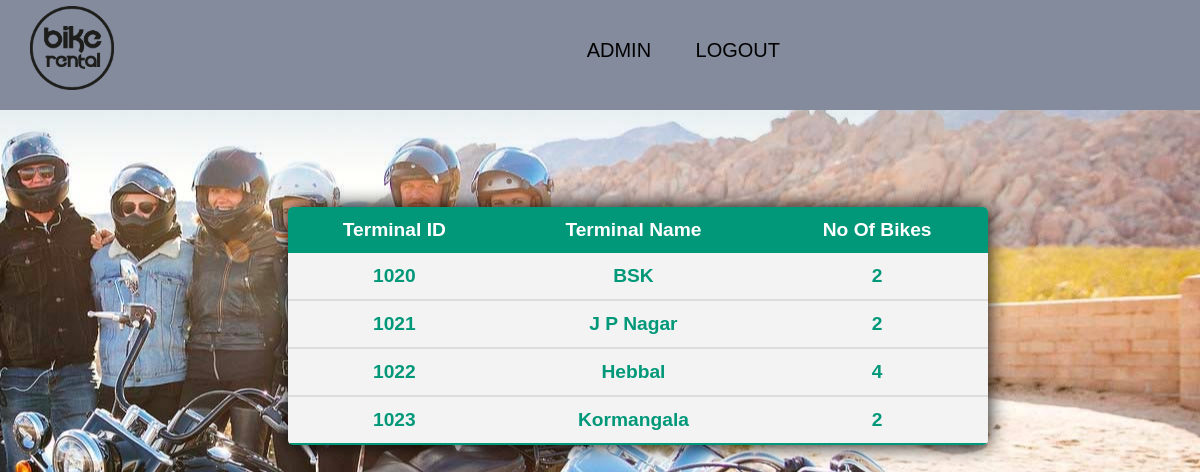
The app's page /PHP/viewterm.php (signed in) with its own data.
### tables this page shows
CREATE TABLE `terminal` (
  `term_id` int(5) NOT NULL,
  `term_name` varchar(20) NOT NULL,
  `no_of_bikes` int(2) NOT NULL
);

### PHP/viewterm.php (the view, shortened to what this page needs)
<?php
include 'connection.php';
$query1 = "SELECT * FROM terminal";
$result1 = mysqli_query($conn, $query1) or die(mysqli_error($conn));
$count1 = mysqli_num_rows($result1);
  ?>
  <!DOCTYPE html>
  <html lang="en" dir="ltr">
  <head>
    <link rel="stylesheet" href="../css/result.css">
    <link rel="stylesheet" type="text/css" href="../css/footer.css">
    <link rel="stylesheet" type="text/css" href="../css/navbar.css">
  </head>
  <body>
    <nav>
      <a href="adminpage.php"><img src="../images/logo.png" class="logo" alt="logo"></a>
      <ul>
        <li><a style="color: Black" href="">ADMIN</a></li>
        <li><a style="color: Black" href="alogout.php">LOGOUT</a></li>
      </ul>
    </nav>
 <div class="page-wrapper">
  <table class="content_table">
<?php
if($count1>0) {
	echo "<thead>";
	echo "<tr>";
	echo "<th>Terminal ID</th>";
	echo "<th>Terminal Name</th>";
	echo "<th>No Of Bikes</th>";
	echo "</thead>";
	echo "<tbody>";
  	   while($row1 =mysqli_fetch_array($result1) ) {
   	echo "<tr>";
   	echo "<td >";
    echo $row1['term_id'];
    echo "</td>";
    echo "<td >";
    echo $row1['term_name'];
    echo "</td >";
    echo "<td >";
    echo $row1['no_of_bikes'];
    echo "</td>";
    echo "</tr>";
    echo "<br/>";
}
    echo "</tbody>";
    echo "</table>";
}
else
{
?>
<div style="margin-top: 20%; margin-left: 40%;"><p style="font-size: x-large; font-family:sans-serif; color: #0085C8; font-weight: bolder;">No Terminals Found</p></div>
<?php
}
?>
</div>
  </body>
  </html>

### CSS/result.css (style rules this page uses)
body { margin: 0; padding: 0; font-family: sans-serif; background: transparent ; background-image: url("../images/images1.jpg"); background-position: right; }
.page-wrapper { min-height: 600px; }
.content_table { border-collapse: collapse; margin: 25px 0; margin-left: 24%; font-size: 1.2em; min-width: 700px; border-radius: 5px 5px 5px 5px; overflow: hidden; box-shadow: 0 0 20px rgba(0,0,0,15); }
.content_table thead tr { background-color: #009879; color: #ffffff; text-align: center; font-weight: bold; }
.content_table th, .content_table td { padding: 12px 15px; }
.content_table tbody tr { border-bottom: 2px solid #dddddd; text-align: center; background-color: white; }
.content_table tbody tr:nth-of-type(even) { background-color: #f3f3f3; font-weight: bold; color: #009879; }
.content_table tbody tr:last-of-type { border-bottom: 2px solid #009879; }
.content_table tbody tr:nth-of-type(odd) { background-color: #f3f3f3; font-weight: bold; color: #009879; }

### CSS/navbar.css (style rules this page uses)
nav { width: 100%; height: 110px; background-color: #848b9c; line-height: 80px; }
nav ul { float: right; margin: 0.8%; margin-right: 25rem; }
nav ul li { list-style-type: none; display: inline-block; font-size: 20px; }
nav ul li a { text-decoration: none; color: #fff; padding: 20px; }
.logo { width: 7%; margin-left: 1.9rem; margin-top: 0.5%; }

### records on screen
terminal: term_id "1020", term_name "BSK", no_of_bikes "2"
terminal: term_id "1021", term_name "J P Nagar", no_of_bikes "2"
terminal: term_id "1022", term_name "Hebbal", no_of_bikes "4"
terminal: term_id "1023", term_name "Kormangala", no_of_bikes "2"
